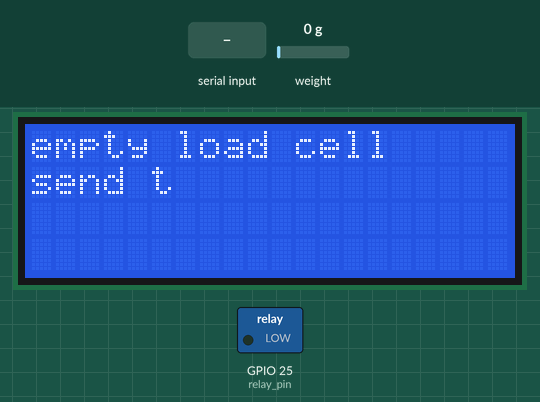
Bench run of a sketch on a simulated ESP32. Parts: 20×4 character LCD, switched loads named in the sketch (green lamp = pin HIGH). Inputs (shaded band) come from the test bench; at power-on: weight on the scale 0 g. WiFi joins after 1.5 s; servers stay silent unless stated; EEPROM starts erased; no MQTT or app messages arrive unless stated; what the sketch prints to the serial monitor is not drawn.

Above: at 7.3 s.
7.4 s: "t90\n" received over Serial
At 8.4 s:
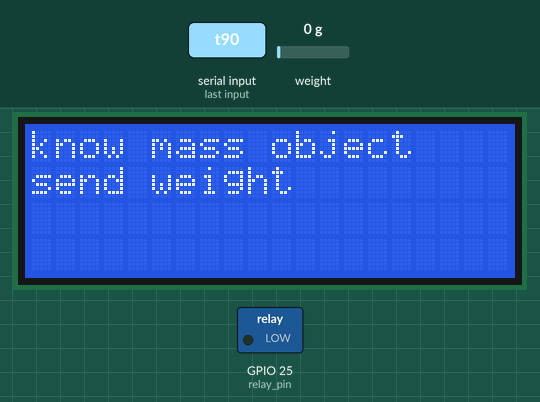
10.4 s: "y90\n" received over Serial
At 11.5 s:
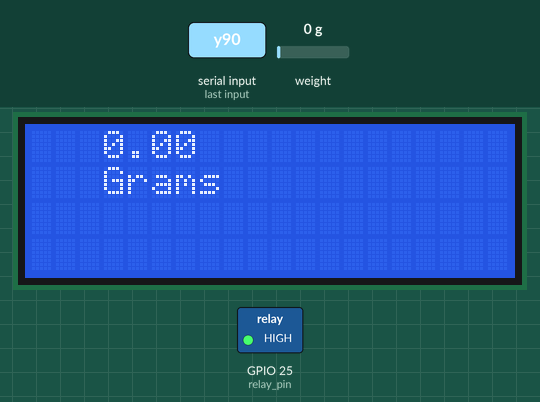
11.9 s: weight on the scale set to 100 g
At 12.9 s:
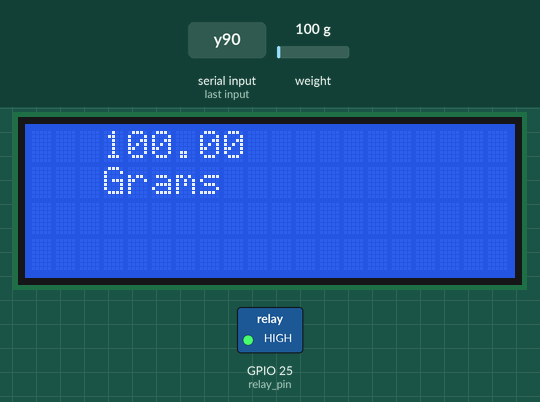
13.5 s: "r90\n" received over Serial
At 14.1 s:
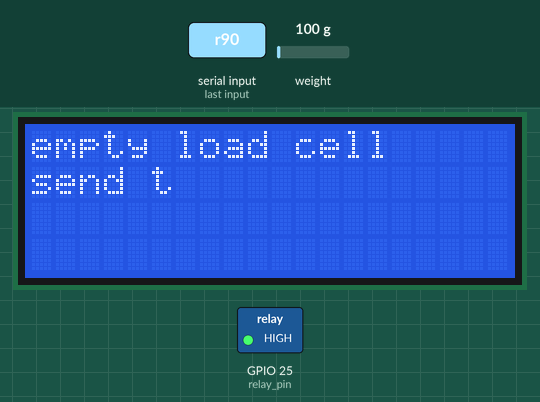
15.0 s: "t,45\n" received over Serial
At 17.5 s:
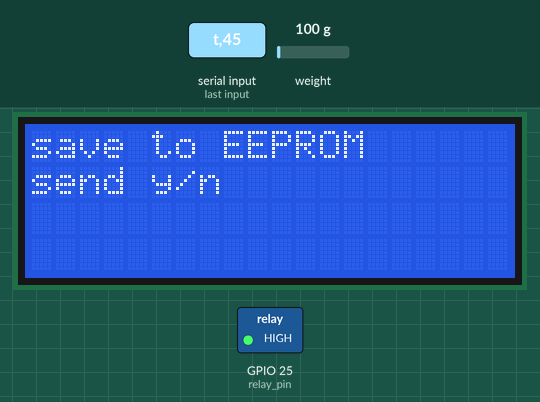
18.0 s: "y,45\n" received over Serial
At 18.4 s:
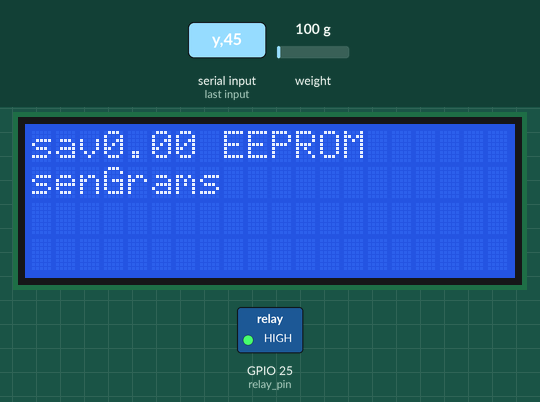
Timing chart, 0 to 20.5 s (numbered marks = the images above; inputs shaded):
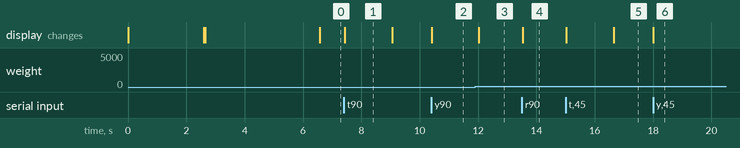

Measured:
- after the input at 7.4 s, the display: changes at once (image 1)
- after the input at 10.4 s, GPIO 25 (relay_pin): LOW → HIGH at once; the display: changes at once (image 2)
- after the input at 11.9 s, the display: changes after 0.12 s (image 3)
- after the input at 13.5 s, the display: changes at once (image 4)
- after the input at 15.0 s, the display: first changes at once (image 5 shows a later state)
- after the input at 18.0 s, the display: changes at once (image 6)
- what the display in image 1 shows lasts 1.7 s, from 7.4 s to 9.1 s

The sketch:

Calibration.ino
```cpp
#include <HX711_ADC.h>
#if defined(ESP8266)|| defined(ESP32) || defined(AVR)
#include <EEPROM.h>
#endif
#include <Wire.h>
#include <LiquidCrystal_I2C.h>
#include <Arduino.h>
#include <WiFi.h>
#include <ArduinoMqttClient.h>
const int HX711_dout = 16; //mcu > HX711 dout pin
const int HX711_sck = 17;//mcu > HX711 sck pin
const int relay_pin = 25;
LiquidCrystal_I2C lcd(0x27,20,4);
HX711_ADC LoadCell(HX711_dout, HX711_sck);
WiFiClient wifiClient;
MqttClient mqttClient(wifiClient);
const int calVal_eepromAdress = 0;
int sendingInterval = 0;
unsigned long t = 0;
static boolean newDataReady = 0;
float i = 0;
float amountOfFood = 0;


void setup() {
  Serial.begin(115200); delay(10);
  lcd.init();
  WiFiConnection();
  Serial.println();
  mqttConnection();
  subscribe();
  Serial.println("Starting...");
  LoadCell.setSamplesInUse(1);
  startConfiguration();
  calibrate(); //start calibration procedure
  pinMode(relay_pin, OUTPUT);
  digitalWrite(relay_pin, HIGH);
  lcd.clear();
}

void loop() {
  i = LoadCell.getData();
  displayOnLcd();
  mqttClient.poll();
  if(amountOfFood > 0){
  if(i < amountOfFood){
    digitalWrite(relay_pin, LOW);
    sendingInterval = 0;
  }
  else if(i>= amountOfFood){
     digitalWrite(relay_pin, HIGH);
     if(sendingInterval  == 70){
     sendMessage(i);
     amountOfFood = 0;
     }
    else{
    Serial.println(sendingInterval);
    sendingInterval++;
    delay(10);
    }
    }
    }

  // receive command from serial terminal
  if (Serial.available() > 0) {
    char inByte = Serial.read();
    if (inByte == 't') LoadCell.tareNoDelay(); //tare
    else if (inByte == 'r') calibrate(); //calibrate
  }

  // check if last tare operation is complete
  if (LoadCell.getTareStatus() == true) {
    Serial.println("Tare complete");
  }
}

void calibrate() {
    lcd.backlight();
    lcd.clear();
    lcd.setCursor(0,0);
    lcd.print("empty load cell");
    lcd.setCursor(0,1);
    lcd.print("send t");

  boolean _resume = false;
  while (_resume == false) {
    LoadCell.update();
    if (Serial.available() > 0) {
      if (Serial.available() > 0) {
        char inByte = Serial.read();
        if (inByte == 't') LoadCell.tareNoDelay();
      }
    }
    if (LoadCell.getTareStatus() == true) {
      Serial.println("Tare complete");
      _resume = true;
    }
  }
  lcd.backlight();
  lcd.setCursor(0,0);
  lcd.print("know mass object");
  lcd.setCursor(0,1);
  lcd.print("send weight");

  float known_mass = 0;
  _resume = false;
  while (_resume == false) {
    LoadCell.update();
    if (Serial.available() > 0) {
      known_mass = Serial.parseFloat();
      if (known_mass != 0) {
        Serial.print("Known mass is: ");
        Serial.println(known_mass);
        _resume = true;
      }
    }
  }
  LoadCell.refreshDataSet(); //refresh the dataset to be sure that the known mass is measured correct
  float newCalibrationValue = LoadCell.getNewCalibration(known_mass); //get the new calibration value
  lcd.backlight();
  lcd.clear();
  lcd.setCursor(0,0);
  lcd.print("save to EEPROM");
  lcd.setCursor(0,1);
  lcd.print("send y/n");

  _resume = false;
  while (_resume == false) {
    if (Serial.available() > 0) {
      char inByte = Serial.read();
      if (inByte == 'y') {
#if defined(ESP8266)|| defined(ESP32)
        EEPROM.begin(512);
#endif
        EEPROM.put(calVal_eepromAdress, newCalibrationValue);
#if defined(ESP8266)|| defined(ESP32)
        EEPROM.commit();
#endif
        EEPROM.get(calVal_eepromAdress, newCalibrationValue);
        _resume = true;
      }
      else if (inByte == 'n') {
        _resume = true;
      }
    }
  }
}
void startConfiguration()
{
  LoadCell.begin();
  unsigned long stabilizingtime = 2000; // preciscion right after power-up can be improved by adding a few seconds of stabilizing time
  boolean _tare = true; //set this to false if you don't want tare to be performed in the next step
  LoadCell.start(stabilizingtime, _tare);
  if (LoadCell.getTareTimeoutFlag() || LoadCell.getSignalTimeoutFlag()) {
    Serial.println("Timeout, check MCU>HX711 wiring and pin designations");
    while (1);
  }
  else {
    LoadCell.setCalFactor(1.0); // user set calibration value (float), initial value 1.0 may be used for this sketch
    Serial.println("Startup is complete");
  }
  while (!LoadCell.update());
}

void displayOnLcd()
{
  const int serialPrintInterval = 0;
  if (LoadCell.update()) newDataReady = true;  // check for new data/start next conversion:
 if (newDataReady) { // get smoothed value from the dataset:
    if (millis() > t + serialPrintInterval) {
      lcd.backlight();
      lcd.setCursor(3,0);
      lcd.print(i);
      lcd.setCursor(3,1);
      lcd.print("Grams");

Serial.println(i);
}
  newDataReady = 0;
      t = millis()+40;
}
}
```

MqttConnection.ino
```cpp
void mqttConnection()
{
  const char *broker = "mqtt.flespi.io";
  int port = 1883;
  mqttClient.setId("clientId");
  mqttClient.setUsernamePassword("Mr7DlDWxIjdRE412ku8uxCnxGeZnSISvZQWbjHyPOBwiun8EH6W2x7q1adcSLVbB", "password");
   if (!mqttClient.connect(broker, port)) {
    Serial.print("MQTT connection failed! Error code = ");
    Serial.println(mqttClient.connectError());
    while (1);
  }else {
  Serial.println("connected");
    lcd.setCursor(0,1);
    lcd.print("MQTT Connected");
    delay(1500);
  }

}
```

WiFiConnection.ino
```cpp
void WiFiConnection()
{
  const char* ssid = "Neshi";
  const char* password =  "walsiena";
  WiFi.begin(ssid, password);
  while (WiFi.status() != WL_CONNECTED) {
    delay(2500);
    Serial.println("Connecting to WiFi..");
  }
  Serial.println("Connected to the WiFi network");
    lcd.backlight();
    lcd.clear();
    lcd.setCursor(0,0);
    lcd.print("Wifi Connected");
}
```

onMqttMessage.ino
```cpp
void onMqttMessage(int messageSize) {
  while (mqttClient.available()) {
    String str = mqttClient.readString();
     if (str == "Hello"){
     sendMessage(i);
     }
     else if (str.toFloat() > 0){
      amountOfFood = str.toFloat();
     }
  }
}
```

sendMessage.ino
```cpp
void sendMessage(int i)
{
    //const char *topic = "topic/this";
    mqttClient.poll();
    mqttClient.beginMessage("ESP/Publish");
    mqttClient.print(i);
    mqttClient.endMessage();
    Serial.println("sent to broker");
    sendingInterval = 0;
}
```

subscribe.ino
```cpp
void subscribe()
{
   // set the message receive callback
  mqttClient.onMessage(onMqttMessage);
  // subscribe to a topic
  mqttClient.subscribe("APP/Publish");
  mqttClient.subscribe("APP/Startup");
}
```
